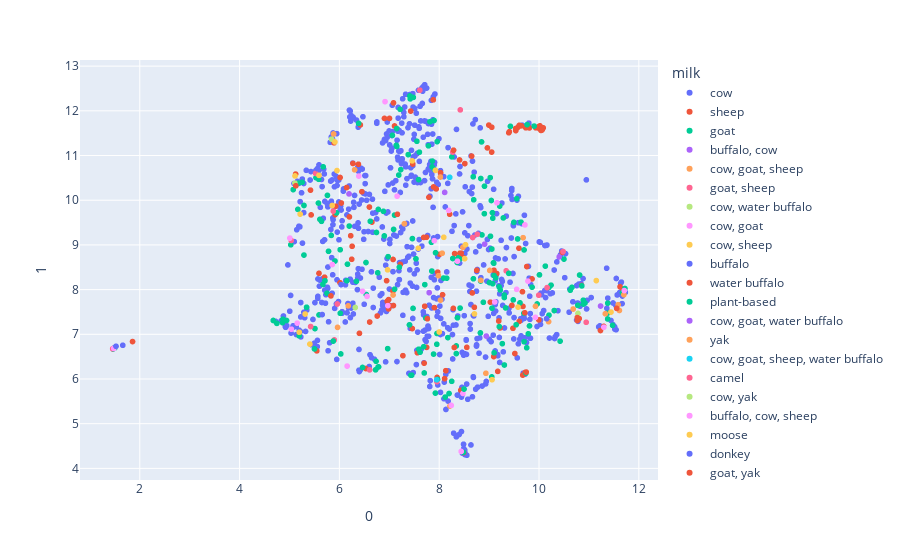

The code cell stored with this chart in its notebook:
### Code cell
umapReducer = umap.UMAP(n_components=2)
umap_removed_df = pd.DataFrame(umapReducer.fit_transform(temp_cheese_df[feature_list]))
umap_removed_df = pd.concat([umap_removed_df, temp_df], axis=1)
fig = px.scatter(umap_removed_df, x=0, y=1, color='milk', hover_name='cheese', hover_data=['color', 'country', 'aroma', 'rind', 'texture', 'type', 'vegetarian', 'family', 'fat_content'])
fig.show()

### Figure 1 — Plotly figure (JSON) as saved in the notebook; plotly's stock layout.template omitted (floating-point values rounded to 4 significant figures; data arrays with more than 128 entries replaced by an {"elided": "..."} marker saying what was removed)
{"data": [{"customdata": {"elided": "691x9 mixed values"}, "hovertemplate": "<b>%{hovertext}</b><br><br>milk=cow<br>0=%{x}<br>1=%{y}<br>color=%{customdata[0]}<br>country=%{customdata[1]}<br>aroma=%{customdata[2]}<br>rind=%{customdata[3]}<br>texture=%{customdata[4]}<br>type=%{customdata[5]}<br>vegetarian=%{customdata[6]}<br>family=%{customdata[7]}<br>fat_content=%{customdata[8]}<extra></extra>", "hovertext": {"elided": "691 str values"}, "legendgroup": "cow", "marker": {"color": "#636efa", "symbol": "circle"}, "mode": "markers", "name": "cow", "showlegend": true, "type": "scattergl", "x": {"elided": "691 float values"}, "xaxis": "x", "y": {"elided": "691 float values"}, "yaxis": "y"}, {"customdata": {"elided": "128x9 mixed values"}, "hovertemplate": "<b>%{hovertext}</b><br><br>milk=sheep<br>0=%{x}<br>1=%{y}<br>color=%{customdata[0]}<br>country=%{customdata[1]}<br>aroma=%{customdata[2]}<br>rind=%{customdata[3]}<br>texture=%{customdata[4]}<br>type=%{customdata[5]}<br>vegetarian=%{customdata[6]}<br>family=%{customdata[7]}<br>fat_content=%{customdata[8]}<extra></extra>", "hovertext": ["Abbaye de Belloc", "Abertam", "Acorn", "Amou", "Ardi Gasna", "Azeitao", "Bad Axe", "Balfour", "Bartlett", "Basajo", "Baserri", "Baskeriu", "Bear Hill", "Beenleigh Blue", "Bergere Bleue", "Berkswell", "Big Woods Blue", "Bismark", "Bohemian Blue", "Bossa", "Brebirousse d'Argental", "Brebis d'Azure", "Brebis du Lavort", "Brebis du Puyfaucon", "Brefu Bach", "Brin d'Amour", "Brinza - Feta style", "Briquette de Brebis", "Bryndza", "Brânză de Burduf", "Cacio De Roma®", "Cairnsmore", "Calcagno", "Canarejal", "Castillon Frais", "Casu marzu", "Cave Aged Marisa", "Caws Cenarth Black Sheep", "Cherni Vit", "Cinerino", "Classico Pecorino Senese", "Classico Riserva", "corra linn", "Cratloe Hills", "Crotonese", "Crozier", "Cwmtawe Pecorino", "La Retorta", "La Serena", "Lamb Chopper", "Lanark Blue", "Lanark White", "Laruns", "Le Brebiou", "Le Lacandou", "Leafield", "Lemon Fetish", "Little Rydings", "Lo Sburrato", "Lord of the Hundreds", "Lost Lake", "Malvarosa®", "Malvern", "Manchego", "Marisa", "Mastorazio", "Meira", "Meredith Blue", "Mihalic Peynir", "Millstone", "MitiCaña® de Oveja", "Morcella", "P'tit Basque", "Paglierino", "Paški Sir (PDO)", "Pecorino", "Pecorino a Latte Crudo", "Pecorino al Pepe", "Pecorino al Tartufo", "Pecorino alla Canapa", "Pecorino allo Zafferano", "Pecorino Barba Del Passatore", "Pecorino Boccondilatte", "Pecorino Camomilla", "Pecorino Con Caglio Vegetale", "Pecorino dei Malatesta al Sangiovese", "Pecorino Dei Malatesta Sotto Cenere", "Pecorino dei Monaci", "Pecorino di Sogliano", "Pecorino di Talamello", "Pecorino di Vigna", "Pecorino Erica", "Pecorino Fiordaliso", "Pecorino Foglie Noci", "Pecorino Gelsomino", "Pecorino Ginepro", "Pecorino Gran Riserva Del Passatore", "Pecorino in Walnut Leaves", "Pecorino Mallo di Noce", "Pecorino nel fieno", "Pecorino Nel Granaio", "Pecorino Nero", "Pecorino Ortica", "Pecorino Papavero", "Pecorino Pepato Mitica® Aged", "Pecorino Pera", "Pecorino Querciaiolo", "Pecorino Romagnolo", "Pecorino Romano", "Pecorino Toscanello", "Pepato", "Pigouille", "Prairie Tomme", "Primo Fresco", "Pérail de Brebis", "Saint Rose", "San Andreas", "Serat", "Serra da Estrela DOP", "Shaker Blue", "Sheep Gouda", "Shepherd's Crook", "Shepherd's Hope", "Shepherdista Crush", "Spenwood", "St James", "Sussex Slipcote", "Swaledale"], "legendgroup": "sheep", "marker": {"color": "#EF553B", "symbol": "circle"}, "mode": "markers", "name": "sheep", "showlegend": true, "type": "scattergl", "x": [6.039, 6.42, 8.514, 8.488, 6.958, 8.433, 7.709, 6.946, 5.547, 6.652, 6.602, 10.47, 7.074, 7.273, 1.855, 7.004, 9.86, 7.461, 6.381, 6.271, 6.201, 8.704, 9.72, 8.752, 6.012, 9.025, 9.478, 6.45, 9.173, 9.098, 7.971, 9.219, 7.698, 8.966, 7.904, 6.145, 8.418, 11.3, 10.85, 9.668, 7.958, 8.407, 6.014, 11.23, 10.8, 6.53, 7.794, 7.563, 6.985, 8.027, 5.914, 7.221, 9.996, 9.193, 9.599, 5.421, 8.492, 7.428, 7.075, 9.457, 10.77, 5.123, 5.894, 5.703, 8.309, 8.108, 7.886, 6.903, 8.21, 6.606, 6.987, 7.084, 11.68, 7.748, 9.935, 10.06, 9.56, 10.06, 9.736, 10.07, 10.01, 10.06, 9.406, 9.394, 10.01, 9.997, 9.648, 9.535, 8.995, 9.588, 9.807, 9.051, 9.533, 8.663, 10.04, 8.553, 10.02, 9.054, 6.227, 9.606, 10.08, 9.602, 8.649, 7.689, 8.132, 9.603, 9.154, 6.247, 5.591, 5.927, 6.758, 7.47, 7.882, 8.067, 7.083, 11.62, 7.939, 7.745, 9.092, 5.434, 9.673, 7.005, 6.402, 7.105, 8.01, 9.679, NaN, NaN], "xaxis": "x", "y": [9.938, 11.69, 10.82, 8.713, 7.74, 5.749, 7.627, 8.199, 6.629, 9.511, 9.847, 8.831, 7.966, 6.522, 6.838, 11.83, 8.239, 7.128, 10.8, 10.82, 9.628, 7.605, 6.146, 8.432, 8.154, 7.719, 7.134, 10.19, 6.17, 8.433, 8.391, 7.142, 6.354, 11.17, 7.598, 10.28, 8.815, 7.177, 8.093, 7.953, 6.035, 10.9, 10.51, 7.085, 7.352, 6.234, 10.07, 6.587, 7.568, 10.62, 9.678, 8.565, 7.322, 7.297, 8.926, 10.23, 4.351, 11.99, 8.674, 7.646, 7.308, 10.58, 11.28, 8.277, 8.806, 6.008, 10.3, 11.83, 9.687, 7.274, 7.777, 12.18, 7.997, 6.707, 11.62, 11.62, 11.62, 11.58, 11.62, 11.59, 11.6, 11.57, 11.53, 11.51, 11.62, 11.65, 11.66, 11.56, 11.68, 11.64, 11.62, 11.08, 11.6, 7.925, 11.56, 6.708, 11.66, 11.63, 9.205, 11.68, 11.62, 11.67, 10.99, 9.167, 6.185, 7.287, 8.36, 8.679, 8.364, 9.867, 7.41, 10.81, 12.25, 7.885, 7.644, 8.063, 10.25, 9.171, 6.501, 9.671, 6.086, 7.639, 7.021, 11.66, 8.792, 7.624, NaN, NaN], "yaxis": "y"}, {"customdata": {"elided": "195x9 mixed values"}, "hovertemplate": "<b>%{hovertext}</b><br><br>milk=goat<br>0=%{x}<br>1=%{y}<br>color=%{customdata[0]}<br>country=%{customdata[1]}<br>aroma=%{customdata[2]}<br>rind=%{customdata[3]}<br>texture=%{customdata[4]}<br>type=%{customdata[5]}<br>vegetarian=%{customdata[6]}<br>family=%{customdata[7]}<br>fat_content=%{customdata[8]}<extra></extra>", "hovertext": {"elided": "195 str values"}, "legendgroup": "goat", "marker": {"color": "#00cc96", "symbol": "circle"}, "mode": "markers", "name": "goat", "showlegend": true, "type": "scattergl", "x": {"elided": "195 float values"}, "xaxis": "x", "y": {"elided": "195 float values"}, "yaxis": "y"}, {"customdata": [["pale yellow", "Italy", "aromatic, fresh", "natural", "firm", "semi-hard", false, null, null], ["ivory", "Italy", "fresh, fruity", null, "compact, smooth", "semi-soft, artisan", null, null, null], ["white", "Australia", null, "rindless", null, null, true, "Mozzarella", "25.8 g/100g"], ["yellow", "Georgia", "smokey", null, "dense, elastic", "semi-firm", null, null, null], [null, "Georgia", null, null, "dense, elastic", "semi-firm", null, null, null]], "hovertemplate": "<b>%{hovertext}</b><br><br>milk=buffalo, cow<br>0=%{x}<br>1=%{y}<br>color=%{customdata[0]}<br>country=%{customdata[1]}<br>aroma=%{customdata[2]}<br>rind=%{customdata[3]}<br>texture=%{customdata[4]}<br>type=%{customdata[5]}<br>vegetarian=%{customdata[6]}<br>family=%{customdata[7]}<br>fat_content=%{customdata[8]}<extra></extra>", "hovertext": ["Accasciato", "Cubetto", "Paesanella Buffalo Mozzarella", "Smoked Sulguni", "Sulguni"], "legendgroup": "buffalo, cow", "marker": {"color": "#ab63fa", "symbol": "circle"}, "mode": "markers", "name": "buffalo, cow", "showlegend": true, "type": "scattergl", "x": [6.193, 7.799, 10.4, 8.944, 8.11], "xaxis": "x", "y": [10.14, 7.931, 8.731, 6.961, 10.17], "yaxis": "y"}, {"customdata": {"elided": "21x9 mixed values"}, "hovertemplate": "<b>%{hovertext}</b><br><br>milk=cow, goat, sheep<br>0=%{x}<br>1=%{y}<br>color=%{customdata[0]}<br>country=%{customdata[1]}<br>aroma=%{customdata[2]}<br>rind=%{customdata[3]}<br>texture=%{customdata[4]}<br>type=%{customdata[5]}<br>vegetarian=%{customdata[6]}<br>family=%{customdata[7]}<br>fat_content=%{customdata[8]}<extra></extra>", "hovertext": ["Ackawi", "Aged Gouda", "Armenian String Cheese", "Baladi", "Barrel Aged Feta", "Benedictine", "Beyaz Peynir", "Bica de Queijo", "Blue Cheese", "Brousse du Rove", "Canadian Cheddar", "Carboncino", "Castelmagno", "Castigliano", "Counting Sheep…and Goats...", "La Tur", "Liburnski Sir", "Menage", "Penamellera", "Sirene", "Smoked Gouda"], "legendgroup": "cow, goat, sheep", "marker": {"color": "#FFA15A", "symbol": "circle"}, "mode": "markers", "name": "cow, goat, sheep", "showlegend": true, "type": "scattergl", "x": [9.012, 8.023, 6.177, 6.305, 7.985, 8.215, 11.59, 7.076, 5.963, 8.06, 8.026, 7.302, 11.33, 8.834, 8.935, 10.19, 9.93, 11.7, 5.884, 9.681, 8.476], "xaxis": "x", "y": [8.429, 10.52, 7.636, 10.68, 8.312, 5.395, 7.662, 7.879, 7.155, 8.814, 7.764, 9.474, 7.46, 8.207, 6.128, 7.283, 7.627, 7.885, 11.48, 9.162, 8.945], "yaxis": "y"}, {"customdata": {"elided": "19x9 mixed values"}, "hovertemplate": "<b>%{hovertext}</b><br><br>milk=goat, sheep<br>0=%{x}<br>1=%{y}<br>color=%{customdata[0]}<br>country=%{customdata[1]}<br>aroma=%{customdata[2]}<br>rind=%{customdata[3]}<br>texture=%{customdata[4]}<br>type=%{customdata[5]}<br>vegetarian=%{customdata[6]}<br>family=%{customdata[7]}<br>fat_content=%{customdata[8]}<extra></extra>", "hovertext": ["Alverca", "Amarelo de Beira Baixa", "Anari", "Anthotyro", "Anthotyro Fresco", "Batzos", "Bianca", "Calenzana (Calinzanincu)", "Canestrato", "Castelo Branco", "Le Fium Orbo", "Lebbene", "Mascares", "Miette", "Mobay", "Myzithra", "Pate de Fromage", "Phoebe", "Sonnet"], "legendgroup": "goat, sheep", "marker": {"color": "#FF6692", "symbol": "circle"}, "mode": "markers", "name": "goat, sheep", "showlegend": true, "type": "scattergl", "x": [1.481, 1.457, 8.763, 9.994, 10.16, 6.605, 5.877, 5.423, 8.671, 5.898, 9.342, 7.954, 5.035, 5.522, 5.958, 10.48, 8.422, 7.612, 8.27], "xaxis": "x", "y": [6.687, 6.676, 9.237, 7.875, 8.045, 6.204, 9.755, 7.174, 9.166, 6.874, 8.42, 5.939, 9.1, 10.6, 7.678, 8.851, 12.02, 12.46, 11.08], "yaxis": "y"}, {"customdata": [["yellow", "India", null, "artificial", "crumbly, dense", "hard, processed", true, "Cheddar", "26%"], ["white", "Australia", "fresh, milky", "rindless", "springy, stringy, supple", "semi-soft, brined", true, "Pasta filata", "45%"], ["white", "Bangladesh, India", "fresh, milky", "rindless", "crumbly, firm", "fresh firm", true, "Cottage", "20.8 g/100g"]], "hovertemplate": "<b>%{hovertext}</b><br><br>milk=cow, water buffalo<br>0=%{x}<br>1=%{y}<br>color=%{customdata[0]}<br>country=%{customdata[1]}<br>aroma=%{customdata[2]}<br>rind=%{customdata[3]}<br>texture=%{customdata[4]}<br>type=%{customdata[5]}<br>vegetarian=%{customdata[6]}<br>family=%{customdata[7]}<br>fat_content=%{customdata[8]}<extra></extra>", "hovertext": ["Amul Processed Cheese", "Mozzarella (Australian)", "Paneer"], "legendgroup": "cow, water buffalo", "marker": {"color": "#B6E880", "symbol": "circle"}, "mode": "markers", "name": "cow, water buffalo", "showlegend": true, "type": "scattergl", "x": [10.78, 5.108, 5.844], "xaxis": "x", "y": [7.466, 10.38, 11.37], "yaxis": "y"}, {"customdata": {"elided": "25x9 mixed values"}, "hovertemplate": "<b>%{hovertext}</b><br><br>milk=cow, goat<br>0=%{x}<br>1=%{y}<br>color=%{customdata[0]}<br>country=%{customdata[1]}<br>aroma=%{customdata[2]}<br>rind=%{customdata[3]}<br>texture=%{customdata[4]}<br>type=%{customdata[5]}<br>vegetarian=%{customdata[6]}<br>family=%{customdata[7]}<br>fat_content=%{customdata[8]}<extra></extra>", "hovertext": ["Anejo Enchilado", "Aromes au Gene de Marc", "Autun", "Briquette du Forez", "Broncha", "Brunost", "Buttercup", "Chèvre des neiges", "Cremet", "Cremont", "LaClare Farms Chandoka", "LaClare Ziege Zacke Blue", "Le Double Joie", "Macconais", "Melange", "Melange Brie", "Metronome", "Minuet", "Mt. Mazama Cheddar", "Murazzano DOP", "Poivre d'Ane", "Purple's a Must", "Seascape", "Sharpham Savour", "Snow Camp"], "legendgroup": "cow, goat", "marker": {"color": "#FF97FF", "symbol": "circle"}, "mode": "markers", "name": "cow, goat", "showlegend": true, "type": "scattergl", "x": [9.928, 6.155, 7.9, 8.44, 6.465, 9.779, 5.039, 8.242, 6.554, 11.3, 9.158, 7.157, 1.48, 6.915, 6.389, 11.71, 5.154, 9.718, 5.007, 9.552, 6.971, 8.476, 8.366, 8.19, 5.857], "xaxis": "x", "y": [7.378, 6.288, 9.095, 4.379, 7.962, 8.189, 7.114, 5.409, 7.848, 7.159, 9.943, 10.09, 6.685, 12.21, 10.54, 7.978, 7.25, 9.447, 9.152, 8.006, 7.641, 5.677, 8.636, 9.771, 8.561], "yaxis": "y"}, {"customdata": {"elided": "21x9 mixed values"}, "hovertemplate": "<b>%{hovertext}</b><br><br>milk=cow, sheep<br>0=%{x}<br>1=%{y}<br>color=%{customdata[0]}<br>country=%{customdata[1]}<br>aroma=%{customdata[2]}<br>rind=%{customdata[3]}<br>texture=%{customdata[4]}<br>type=%{customdata[5]}<br>vegetarian=%{customdata[6]}<br>family=%{customdata[7]}<br>fat_content=%{customdata[8]}<extra></extra>", "hovertext": ["Aubisque Pyrenees", "Blenda", "Blu Della Casera", "Bootlegger", "Burgos", "Cacio di Bosco al Tartufo", "Caciotta Al Tartufo", "Casciotta di Urbino", "Chilli Caciotta", "Crema de Blue", "Cuajada", "Manur", "Matocq", "Mi-Ewe", "Mona", "Morangie Brie", "Muddlewell", "Podhalanski", "Sartori Limited Edition Pastorale Blend", "Shanklish", "Shepsog"], "legendgroup": "cow, sheep", "marker": {"color": "#FECB52", "symbol": "circle"}, "mode": "markers", "name": "cow, sheep", "showlegend": true, "type": "scattergl", "x": [7.925, 5.196, 5.313, 9.58, 5.591, 8.092, 5.952, 7.582, 7.459, 9.058, 8.001, 6.967, 8.527, 8.51, 5.911, 8.706, 11.44, 5.111, 5.408, 5.213, 5.856], "xaxis": "x", "y": [10.67, 7.046, 7.453, 7.609, 10.56, 9.171, 10.66, 8.927, 10.88, 5.983, 7.051, 8.442, 9.004, 8.692, 11.3, 7.456, 7.497, 10.54, 6.78, 9.689, 9.882], "yaxis": "y"}, {"customdata": [["pale yellow", "Italy", "buttery, fresh", "washed", "firm", "hard, soft-ripened", false, "Brie", null], ["white", "Italy", "buttery", null, "creamy, soft", "soft", null, null, null], ["blue", "United States", "earthy, smokey", "natural", null, "firm, blue-veined", null, "Blue", null], ["white", "Australia", "milky, sweet", null, "creamy, soft", "fresh soft, whey", null, null, null]], "hovertemplate": "<b>%{hovertext}</b><br><br>milk=buffalo<br>0=%{x}<br>1=%{y}<br>color=%{customdata[0]}<br>country=%{customdata[1]}<br>aroma=%{customdata[2]}<br>rind=%{customdata[3]}<br>texture=%{customdata[4]}<br>type=%{customdata[5]}<br>vegetarian=%{customdata[6]}<br>family=%{customdata[7]}<br>fat_content=%{customdata[8]}<extra></extra>", "hovertext": ["Barilotto", "Bufalino", "Buff Blue", "Paesanella Buffalo Ricotta"], "legendgroup": "buffalo", "marker": {"color": "#636efa", "symbol": "circle"}, "mode": "markers", "name": "buffalo", "showlegend": true, "type": "scattergl", "x": [5.655, 1.524, 6.033, 5.557], "xaxis": "x", "y": [7.442, 6.732, 8.111, 10.7], "yaxis": "y"}, {"customdata": [["cream", "Italy", "fresh, milky", "natural", "creamy, crumbly", "semi-firm, artisan, blue-veined", false, "Blue", null], ["white", "Italy", "fresh, mild, milky, pleasant", "rindless", "chalky, crumbly", "fresh soft, artisan", false, "Cottage", null], ["white", "Italy, United States", "fresh, milky", "leaf wrapped", "creamy, stringy", "fresh soft, artisan", false, "Mozzarella", null], ["ivory", "Italy", "aromatic, buttery, pleasant", null, "compact", "semi-hard", false, null, null], [null, "Italy", "earthy", null, "smooth", "semi-hard, artisan", null, "Pasta filata", null], ["ivory", "Italy", "strong", "natural", "elastic, firm", "semi-hard, artisan", false, null, null], ["straw", "Italy", "aromatic, fresh", "natural", "oily, smooth", "soft", false, null, null], ["white", "Italy", "aromatic, milky, pleasant, rich", "bloomy", "creamy, soft-ripened", "semi-soft, artisan, soft-ripened", false, null, null], ["white", "Italy", "fresh, pleasant, rich, sweet", "rindless", "buttery, creamy, spreadable", "fresh soft, artisan", true, null, null], ["white", "Italy", "pleasant, subtle", "natural", "chalky, crumbly", "semi-soft, artisan", false, null, null], ["white", "Italy", "fresh", null, "creamy, smooth, springy", "soft, brined", false, "Pasta filata", "21%"], ["pale yellow", "Argentina", "fresh", null, "creamy, smooth, springy", "semi-hard, artisan", false, "Pasta filata", "45%"], ["ivory", "Italy", "fruity", "natural", "creamy, dense", "semi-soft, artisan", null, null, null], ["white", "Italy", "pleasant, subtle", "rindless", "creamy, soft, spreadable", "fresh soft, artisan", false, null, null]], "hovertemplate": "<b>%{hovertext}</b><br><br>milk=water buffalo<br>0=%{x}<br>1=%{y}<br>color=%{customdata[0]}<br>country=%{customdata[1]}<br>aroma=%{customdata[2]}<br>rind=%{customdata[3]}<br>texture=%{customdata[4]}<br>type=%{customdata[5]}<br>vegetarian=%{customdata[6]}<br>family=%{customdata[7]}<br>fat_content=%{customdata[8]}<extra></extra>", "hovertext": ["Blu di Bufala", "Bufarolo", "Burrata", "Caciobufala", "Caciocavallo di Bufala", "Campi", "Caprese di Bufala", "Casatica", "Crescenza di Bufala", "Moringhello", "Mozzarella di Bufala DOP", "Provoleta", "Sbronzo", "Squaquerone di Bufala"], "legendgroup": "water buffalo", "marker": {"color": "#EF553B", "symbol": "circle"}, "mode": "markers", "name": "water buffalo", "showlegend": true, "type": "scattergl", "x": [9.743, 10.77, 7.763, 7.162, 8.44, 8.283, 9.715, 9.516, 6.255, 8.301, 8.288, 9.755, 5.126, 5.83], "xaxis": "x", "y": [6.155, 7.374, 7.347, 9.685, 8.816, 7.58, 7.481, 6.569, 8.969, 6.705, 11.12, 8.516, 10.32, 7.859], "yaxis": "y"}, {"customdata": [["blue", "United Kingdom", "milky, ripe", "mold ripened", "creamy, soft-ripened", "soft", true, null, null], ["white", "United Kingdom", "earthy, mild", "bloomy", "creamy, soft-ripened", "soft", true, null, null], ["cream", "United Kingdom", "buttery, mild, mushroom", "mold ripened", "buttery, creamy, gooey, soft", "soft", true, null, null], ["blue", "United Kingdom", "earthy, fermented, pungent, strong", "mold ripened", "creamy, semi firm, soft-ripened", "semi-firm", true, null, null], ["white", "United Kingdom", "earthy", "mold ripened", "soft, soft-ripened", "soft", true, null, null], ["pale yellow", "United Kingdom", "mild, nutty, smokey, yeasty", "rindless", "creamy, semi firm, soft, spreadable", "semi-firm", true, null, null]], "hovertemplate": "<b>%{hovertext}</b><br><br>milk=plant-based<br>0=%{x}<br>1=%{y}<br>color=%{customdata[0]}<br>country=%{customdata[1]}<br>aroma=%{customdata[2]}<br>rind=%{customdata[3]}<br>texture=%{customdata[4]}<br>type=%{customdata[5]}<br>vegetarian=%{customdata[6]}<br>family=%{customdata[7]}<br>fat_content=%{customdata[8]}<extra></extra>", "hovertext": ["Blue", "Bree", "Brick Lane Bree", "Brixton Blue", "Shamembert", "Shoreditch Smoked"], "legendgroup": "plant-based", "marker": {"color": "#00cc96", "symbol": "circle"}, "mode": "markers", "name": "plant-based", "showlegend": true, "type": "scattergl", "x": [5.878, 6.774, 8.498, 9.541, 5.641, 9.395], "xaxis": "x", "y": [6.848, 6.267, 5.775, 7.213, 9.527, 8.363], "yaxis": "y"}, {"customdata": [["white", "Italy", null, "rindless", "creamy", "semi-soft, brined", null, "Mozzarella", null], ["pale yellow", "United States", "rich", "bloomy", "buttery, creamy", "soft, artisan, soft-ripened", true, "Camembert", null]], "hovertemplate": "<b>%{hovertext}</b><br><br>milk=cow, goat, water buffalo<br>0=%{x}<br>1=%{y}<br>color=%{customdata[0]}<br>country=%{customdata[1]}<br>aroma=%{customdata[2]}<br>rind=%{customdata[3]}<br>texture=%{customdata[4]}<br>type=%{customdata[5]}<br>vegetarian=%{customdata[6]}<br>family=%{customdata[7]}<br>fat_content=%{customdata[8]}<extra></extra>", "hovertext": ["Bocconcini", "Bufala Soldier"], "legendgroup": "cow, goat, water buffalo", "marker": {"color": "#ab63fa", "symbol": "circle"}, "mode": "markers", "name": "cow, goat, water buffalo", "showlegend": true, "type": "scattergl", "x": [11.23, 8.91], "xaxis": "x", "y": [7.632, 9.017], "yaxis": "y"}, {"customdata": [["pale yellow", "Mongolia", "aromatic", "natural", "firm", "fresh soft, artisan", null, null, null], [null, "China, Tibet", "aromatic", "natural", "dense, dry, firm", "hard, artisan", null, null, null]], "hovertemplate": "<b>%{hovertext}</b><br><br>milk=yak<br>0=%{x}<br>1=%{y}<br>color=%{customdata[0]}<br>country=%{customdata[1]}<br>aroma=%{customdata[2]}<br>rind=%{customdata[3]}<br>texture=%{customdata[4]}<br>type=%{customdata[5]}<br>vegetarian=%{customdata[6]}<br>family=%{customdata[7]}<br>fat_content=%{customdata[8]}<extra></extra>", "hovertext": ["Byaslag", "Chura Kampo"], "legendgroup": "yak", "marker": {"color": "#FFA15A", "symbol": "circle"}, "mode": "markers", "name": "yak", "showlegend": true, "type": "scattergl", "x": [10.68, 11.61], "xaxis": "x", "y": [7.565, 7.533], "yaxis": "y"}, {"customdata": [[null, "Italy", null, null, "compact, firm", "semi-soft, artisan", null, null, null], ["white", "Italy", "fresh, milky", "rindless", "elastic, stringy", "semi-soft, brined", null, null, null]], "hovertemplate": "<b>%{hovertext}</b><br><br>milk=cow, goat, sheep, water buffalo<br>0=%{x}<br>1=%{y}<br>color=%{customdata[0]}<br>country=%{customdata[1]}<br>aroma=%{customdata[2]}<br>rind=%{customdata[3]}<br>texture=%{customdata[4]}<br>type=%{customdata[5]}<br>vegetarian=%{customdata[6]}<br>family=%{customdata[7]}<br>fat_content=%{customdata[8]}<extra></extra>", "hovertext": ["Caciotta", "Mozzarella"], "legendgroup": "cow, goat, sheep, water buffalo", "marker": {"color": "#19d3f3", "symbol": "circle"}, "mode": "markers", "name": "cow, goat, sheep, water buffalo", "showlegend": true, "type": "scattergl", "x": [8.211, 7.949], "xaxis": "x", "y": [10.51, 5.982], "yaxis": "y"}, {"customdata": [["white", "Mauritania", null, "bloomy", "creamy", "soft, artisan", true, null, "22%"]], "hovertemplate": "<b>%{hovertext}</b><br><br>milk=camel<br>0=%{x}<br>1=%{y}<br>color=%{customdata[0]}<br>country=%{customdata[1]}<br>aroma=%{customdata[2]}<br>rind=%{customdata[3]}<br>texture=%{customdata[4]}<br>type=%{customdata[5]}<br>vegetarian=%{customdata[6]}<br>family=%{customdata[7]}<br>fat_content=%{customdata[8]}<extra></extra>", "hovertext": ["Caravane"], "legendgroup": "camel", "marker": {"color": "#FF6692", "symbol": "circle"}, "mode": "markers", "name": "camel", "showlegend": true, "type": "scattergl", "x": [10.95], "xaxis": "x", "y": [7.269], "yaxis": "y"}, {"customdata": [["pale yellow", "China, Nepal, Tibet", null, "natural", "dense", "soft, hard, artisan", null, "Cottage", null]], "hovertemplate": "<b>%{hovertext}</b><br><br>milk=cow, yak<br>0=%{x}<br>1=%{y}<br>color=%{customdata[0]}<br>country=%{customdata[1]}<br>aroma=%{customdata[2]}<br>rind=%{customdata[3]}<br>texture=%{customdata[4]}<br>type=%{customdata[5]}<br>vegetarian=%{customdata[6]}<br>family=%{customdata[7]}<br>fat_content=%{customdata[8]}<extra></extra>", "hovertext": ["Chhurpi"], "legendgroup": "cow, yak", "marker": {"color": "#B6E880", "symbol": "circle"}, "mode": "markers", "name": "cow, yak", "showlegend": true, "type": "scattergl", "x": [6.318], "xaxis": "x", "y": [7.6], "yaxis": "y"}, {"customdata": [["cream", "Italy", "nutty, sweet", "natural", "creamy", "semi-soft, artisan", null, null, null]], "hovertemplate": "<b>%{hovertext}</b><br><br>milk=buffalo, cow, sheep<br>0=%{x}<br>1=%{y}<br>color=%{customdata[0]}<br>country=%{customdata[1]}<br>aroma=%{customdata[2]}<br>rind=%{customdata[3]}<br>texture=%{customdata[4]}<br>type=%{customdata[5]}<br>vegetarian=%{customdata[6]}<br>family=%{customdata[7]}<br>fat_content=%{customdata[8]}<extra></extra>", "hovertext": ["Cilentano ai fichi"], "legendgroup": "buffalo, cow, sheep", "marker": {"color": "#FF97FF", "symbol": "circle"}, "mode": "markers", "name": "buffalo, cow, sheep", "showlegend": true, "type": "scattergl", "x": [9.112], "xaxis": "x", "y": [7.723], "yaxis": "y"}, {"customdata": [[null, "Sweden", null, null, "creamy, smooth", "fresh soft", null, null, "12%"]], "hovertemplate": "<b>%{hovertext}</b><br><br>milk=moose<br>0=%{x}<br>1=%{y}<br>color=%{customdata[0]}<br>country=%{customdata[1]}<br>aroma=%{customdata[2]}<br>rind=%{customdata[3]}<br>texture=%{customdata[4]}<br>type=%{customdata[5]}<br>vegetarian=%{customdata[6]}<br>family=%{customdata[7]}<br>fat_content=%{customdata[8]}<extra></extra>", "hovertext": ["Moose"], "legendgroup": "moose", "marker": {"color": "#FECB52", "symbol": "circle"}, "mode": "markers", "name": "moose", "showlegend": true, "type": "scattergl", "x": [11.15], "xaxis": "x", "y": [8.201], "yaxis": "y"}, {"customdata": [["white", "Serbia", null, null, "crumbly", "artisan", null, null, null]], "hovertemplate": "<b>%{hovertext}</b><br><br>milk=donkey<br>0=%{x}<br>1=%{y}<br>color=%{customdata[0]}<br>country=%{customdata[1]}<br>aroma=%{customdata[2]}<br>rind=%{customdata[3]}<br>texture=%{customdata[4]}<br>type=%{customdata[5]}<br>vegetarian=%{customdata[6]}<br>family=%{customdata[7]}<br>fat_content=%{customdata[8]}<extra></extra>", "hovertext": ["Pule"], "legendgroup": "donkey", "marker": {"color": "#636efa", "symbol": "circle"}, "mode": "markers", "name": "donkey", "showlegend": true, "type": "scattergl", "x": [10.15], "xaxis": "x", "y": [7.348], "yaxis": "y"}, {"customdata": [["white", "China, Nepal, Tibet", "pungent, strong", "natural", "creamy", "soft, artisan", null, null, null]], "hovertemplate": "<b>%{hovertext}</b><br><br>milk=goat, yak<br>0=%{x}<br>1=%{y}<br>color=%{customdata[0]}<br>country=%{customdata[1]}<br>aroma=%{customdata[2]}<br>rind=%{customdata[3]}<br>texture=%{customdata[4]}<br>type=%{customdata[5]}<br>vegetarian=%{customdata[6]}<br>family=%{customdata[7]}<br>fat_content=%{customdata[8]}<extra></extra>", "hovertext": ["Sosha"], "legendgroup": "goat, yak", "marker": {"color": "#EF553B", "symbol": "circle"}, "mode": "markers", "name": "goat, yak", "showlegend": true, "type": "scattergl", "x": [11.56], "xaxis": "x", "y": [7.58], "yaxis": "y"}], "layout": {"legend": {"title": {"text": "milk"}, "tracegroupgap": 0}, "margin": {"t": 60}, "xaxis": {"anchor": "y", "domain": [0, 1], "title": {"text": "0"}}, "yaxis": {"anchor": "x", "domain": [0, 1], "title": {"text": "1"}}}}
